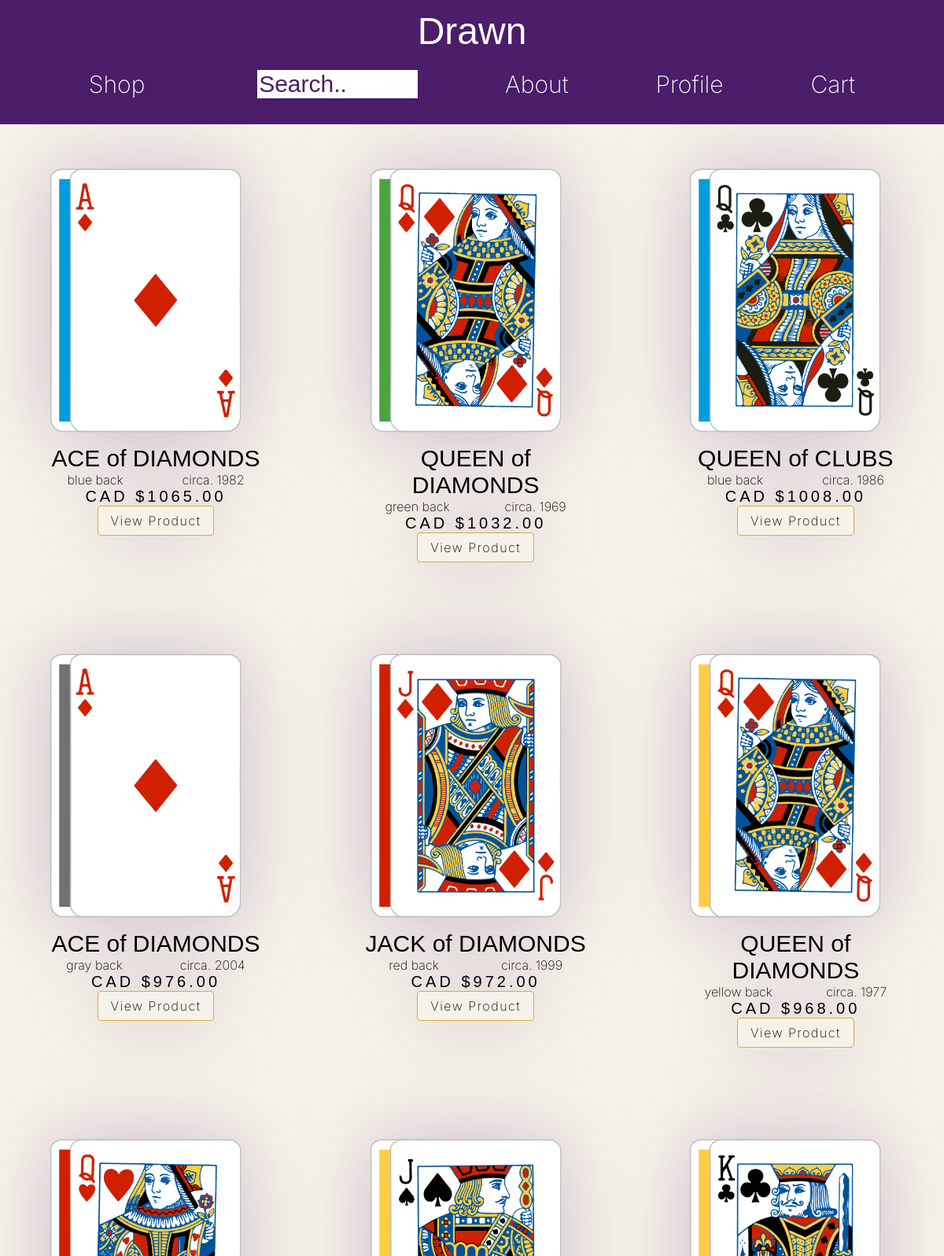
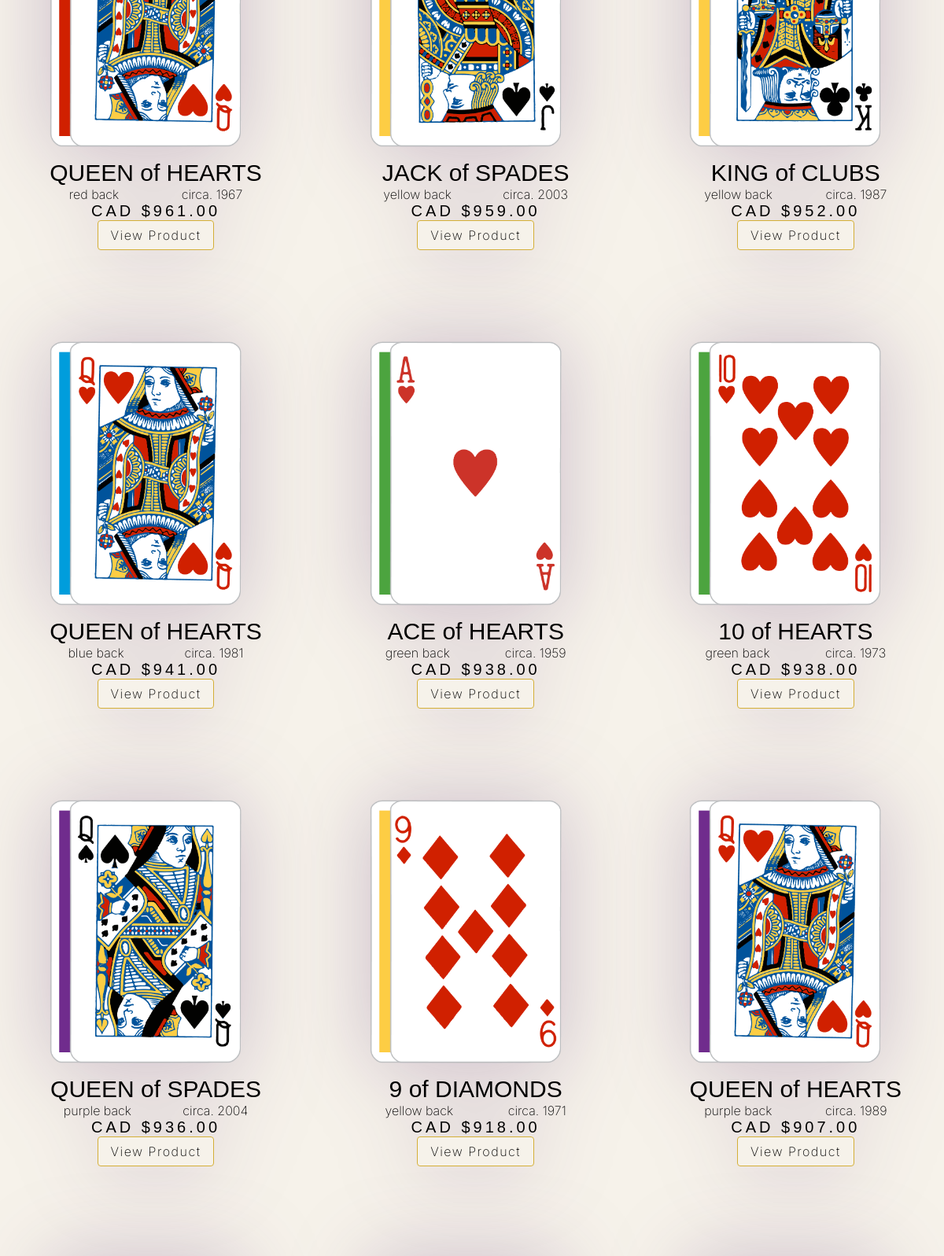
Screenshot of /search.php (upper part) with the database file from the repository (2 pictures, top to bottom).
### tables this page shows
CREATE TABLE `cards` (
  `cardID` int NOT NULL,
  `suit` enum('HEARTS','CLUBS','SPADES','DIAMONDS') NOT NULL,
  `rank_num` int NOT NULL,
  `image_path` varchar(255) NOT NULL,
  `back_color` varchar(50) NOT NULL,
  `price` double NOT NULL,
  `year` varchar(255) NOT NULL
);

### database.php (called while the page is built, shortened)
<?php
class database
{
    private $host = "localhost";
    private $user = "root";
    private $pass = "mysql";
    private $dbname = "project";
    public function __construct() {
        $this->conn = mysqli_connect($this->host, $this->user, $this->pass, $this->dbname);
    }
}

### crud.php (called while the page is built, shortened)
<?php
require_once "database.php";
class crud extends database
{
    public function read($query)
    {
        $result = $this->conn->query($query);
        if ($result && $result->num_rows > 0) {
            return $result->fetch_all(MYSQLI_ASSOC);
        }
        return false;
    }
    public function escape($string)
    {
        return $this->conn->real_escape_string($string);
    }
}

### utilites.php (called while the page is built, shortened)
<?php
class utilites
{
public function rankNumToWord($num)
{
    $rankName = "";
    switch ($num) {
        case 1:
            $rankName = "ACE";
            break;
        case 11:
            $rankName = "JACK";
            break;
        case 12:
            $rankName = "QUEEN";
            break;
        case 13:
            $rankName = "KING";
            break;
        default:
            $rankName = $num;
            break;
    }
    return $rankName;
}
public function rankWordToNum($word)
{
    $rankNum = 0;
    switch ($word) {
        default:
            $rankNum = $word;
            break;
    }
    return $rankNum;
}
}

### templates/card.php (the view, shortened to what this page needs)
<?php
    require_once "utilites.php";
    $util = new utilites();
?>
<div class="card">
    <figure>
        <img src="images/cards/<?php echo $rank . substr($suit, 0, 1); ?>.png" alt="<?php echo $util->rankNumToWord($rank). " of " . $suit; ?>">
    </figure>
    <div>
        <h4><?php echo $util->rankNumToWord($rank). " of " . $suit; ?></h4>
        <div>
            <p><?php echo $backColor; ?> back</p>
            <p>circa. <?php echo $date; ?></p>
        </div>
        <p>CAD $<?php echo $price; ?>.00</p>
        <a href="./product.php?cardID=<?php echo $cardID; ?>">View Product</a>
    </div>
</div>

### templates/header.php (shortened to what this page needs)
<!DOCTYPE html>
<html lang="en">
<head>
    <link rel="stylesheet" href="./css/styles.css">
</head>
<body>
<header>
    <h1><a href="./index.php">Drawn</a></h1>
    <nav class="desktop-nav">
        <menu>
            <li><a href="search.php?search=">Shop</a></li>
            <li>
                <form action="search.php" method="get">
                    <input type="text" name= 'search' placeholder="Search.." >
                </form>
            </li>
            <li><a href="about.php">About</a></li>
            <li><a href="profile.php">Profile</a></li>
            <li><a href="cart.php">Cart</a></li>
        </menu>
    </nav>
</header>

### search.php (shortened to what this page needs)
<?php
include './templates/header.php';
?>
<main class="basic">
    <?php
        require_once 'crud.php';
        require_once 'utilites.php';
        $crud = new crud();
        $util = new utilites();
        $searchTerm = strtoupper($crud->escape($_GET['search']));
        $sql = "SELECT * FROM cards WHERE rank_num = ";
        $stringSegments = explode(" ", $searchTerm);
        if(count($stringSegments) == 1) {
            $sql .= "'" . $util->rankWordToNum($searchTerm). "' OR suit LIKE '%" .$searchTerm. "%'";
        }
        elseif (count($stringSegments) == 2) {
            $sql .= "'" . $util->rankWordToNum($stringSegments[0]) . "' AND suit LIKE '%" . $stringSegments[1] . "%'";
        }
        elseif (count($stringSegments) == 3) {
            $sql .= "'" . $util->rankWordToNum($stringSegments[0]) . "' AND suit LIKE '%" . $stringSegments[2] . "%'";
        }
        else {
            $sql = "SELECT * FROM cards";
        }
        $sql .= " ORDER BY price DESC LIMIT 35";
        $results = $crud->read($sql);
        echo '<div class="searchResults">';
        foreach ($results as $result) {
              $cardID = $result['cardID'];
              $rank = $util->rankWordToNum($result['rank_num']);
              $suit = $result['suit'];
              $backColor = $result['back_color'];
              $price = $result['price'];
              $date = $result['year'];
              include './templates/card.php';
        }
        echo "</div>";
        ?>
</main>
<?php
include './templates/footer.php';
?>

### templates/footer.php (shortened to what this page needs)
</body>
</html>

### css/styles.css (style rules this page uses)
html { scroll-behavior: smooth; font-family: 'Inter', sans-serif; font-weight: 200; }
body { background-color: #4B1D6A; padding: 0; margin: 0; }
main { min-height: 80vh; background-color: #F6F2EA; display: flex; flex-direction: column; align-items: center; text-align: center; padding: 0 10%; box-sizing: border-box; }
.basic { display: block; text-align: left; padding: 0; box-sizing: content-box; }
header { background-color: #4B1D6A; color: white; width: 100%; margin-bottom: 0; padding: 1%; min-height: 12.5vh; box-sizing: border-box; }
header > h1 { position: absolute; left: 50%; transform: translateX(-50%); margin: 0; font-family: 'Playfair Display', sans-serif; font-size: 48px; font-weight: 100; z-index: 100; }
header > h1 > a { color: white; text-decoration: none; }
header > nav > menu { display: flex; align-items: center; width: 100%; padding: 0; }
header > nav > menu > li { list-style: none; padding: 5px 10px 5px; border-radius: 15px 15px 0 0; font-size: 30px; }
header nav menu li:nth-child(2) { flex-grow: 1; }
header input { border: none; outline: none; margin-left: 32px; width: 200px; font-size: 30px; }
header input::placeholder { color: #4B1D6A; font-size: 30px; margin: 0; }
header nav menu li a { color: white; text-decoration: none; }
@media screen and (max-width: 1200px) { header > h1 { position: static; width: 100%; transform: none !important; text-align: center; margin: 0 auto; } }
@media screen and (max-width: 1200px) { header nav menu li:nth-child(2) { flex-grow: 0; } }
@media screen and (max-width: 1200px) { header > nav > menu { justify-content: space-evenly; } }
li { list-style: none; }
.searchResults { display: grid; grid-template-columns: repeat(auto-fit, minmax(370px, 1fr)); flex-direction: row; gap: 20px; justify-content: center; background-color: #F6F2EA; width: 100%; }
.card { padding: 24px 48px; margin: 16px auto; width: 300px; height: auto; border-radius: 24px; display: flex; flex-direction: column; filter: drop-shadow(0px 0px 50px rgba(75, 29, 106, 0.25)); }
.card h4 { font-size: 30px; font-family: 'Playfair Display', sans-serif; font-weight: 100; color: black; text-align: center; margin: 0; }
.card figure { display: grid; }
.card img { aspect-ratio: 131 / 200; width: 100%; height: auto; transition: all 0.15s; grid-column-start: 1; grid-row-start: 1; }
.card > div { display: flex; flex-direction: column; align-items: center; }
.card > div > div { display: flex; justify-content: space-around; width: 100%; }
.card p { color: black; text-align: center; margin: 0; }
.card > div > p { letter-spacing: 4px; font-weight: 400; font-family: 'DM Serif Text', sans-serif; font-size: 20px; }
.card > div > a { border: #D4AF37 1px solid; border-radius: 4px; padding: 8px 16px; font-size: 16px; letter-spacing: 1.5px; text-decoration: none; color: black; background-color: #F6F2EA; font-family: 'Inter', sans-serif; }

### rows the page displays
cards: rank_num "ACE", suit "DIAMONDS", back_color "blue", year "1982", price "1065"
cards: rank_num "QUEEN", suit "DIAMONDS", back_color "green", year "1969", price "1032"
cards: shows a picture, rank_num "QUEEN", suit "CLUBS", back_color "blue", year "1986", price "1008"
cards: rank_num "ACE", suit "DIAMONDS", back_color "gray", year "2004", price "976"
cards: shows a picture, rank_num "JACK", suit "DIAMONDS", back_color "red", year "1999", price "972"
cards: rank_num "QUEEN", suit "DIAMONDS", back_color "yellow", year "1977", price "968"
cards: rank_num "QUEEN", suit "HEARTS", back_color "red", year "1967", price "961"
cards: shows a picture, rank_num "JACK", suit "SPADES", back_color "yellow", year "2003", price "959"
cards: shows a picture, rank_num "KING", suit "CLUBS", back_color "yellow", year "1987", price "952"
cards: rank_num "QUEEN", suit "HEARTS", back_color "blue", year "1981", price "941"
cards: shows a picture, rank_num "ACE", suit "HEARTS", back_color "green", year "1959", price "938"
cards: shows a picture, rank_num "10", suit "HEARTS", back_color "green", year "1973", price "938"
cards: shows a picture, rank_num "QUEEN", suit "SPADES", back_color "purple", year "2004", price "936"
cards: shows a picture, rank_num "9", suit "DIAMONDS", back_color "yellow", year "1971", price "918"
cards: rank_num "QUEEN", suit "HEARTS", back_color "purple", year "1989", price "907"
